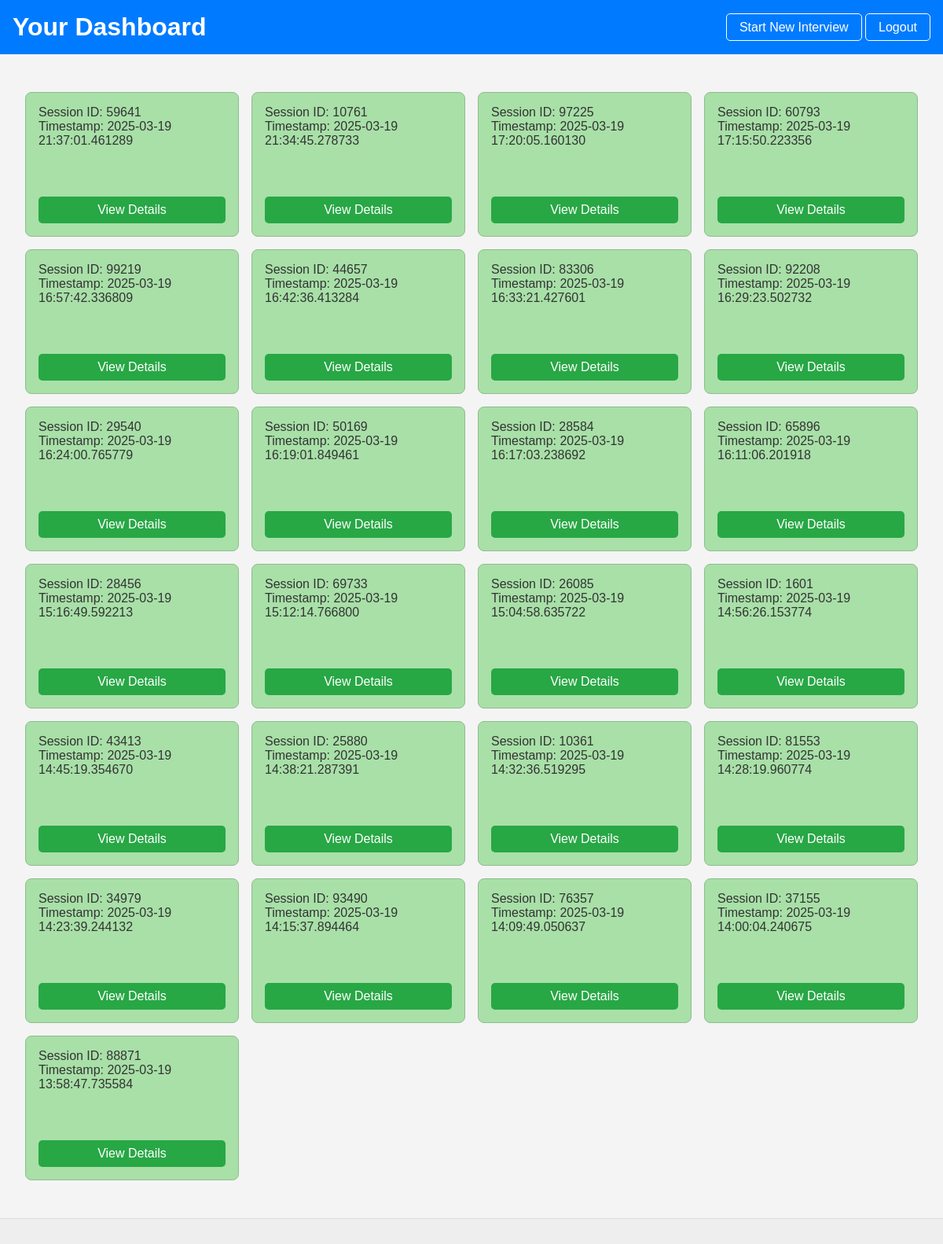
The page /dashboard (signed in) on the database as committed earlier.
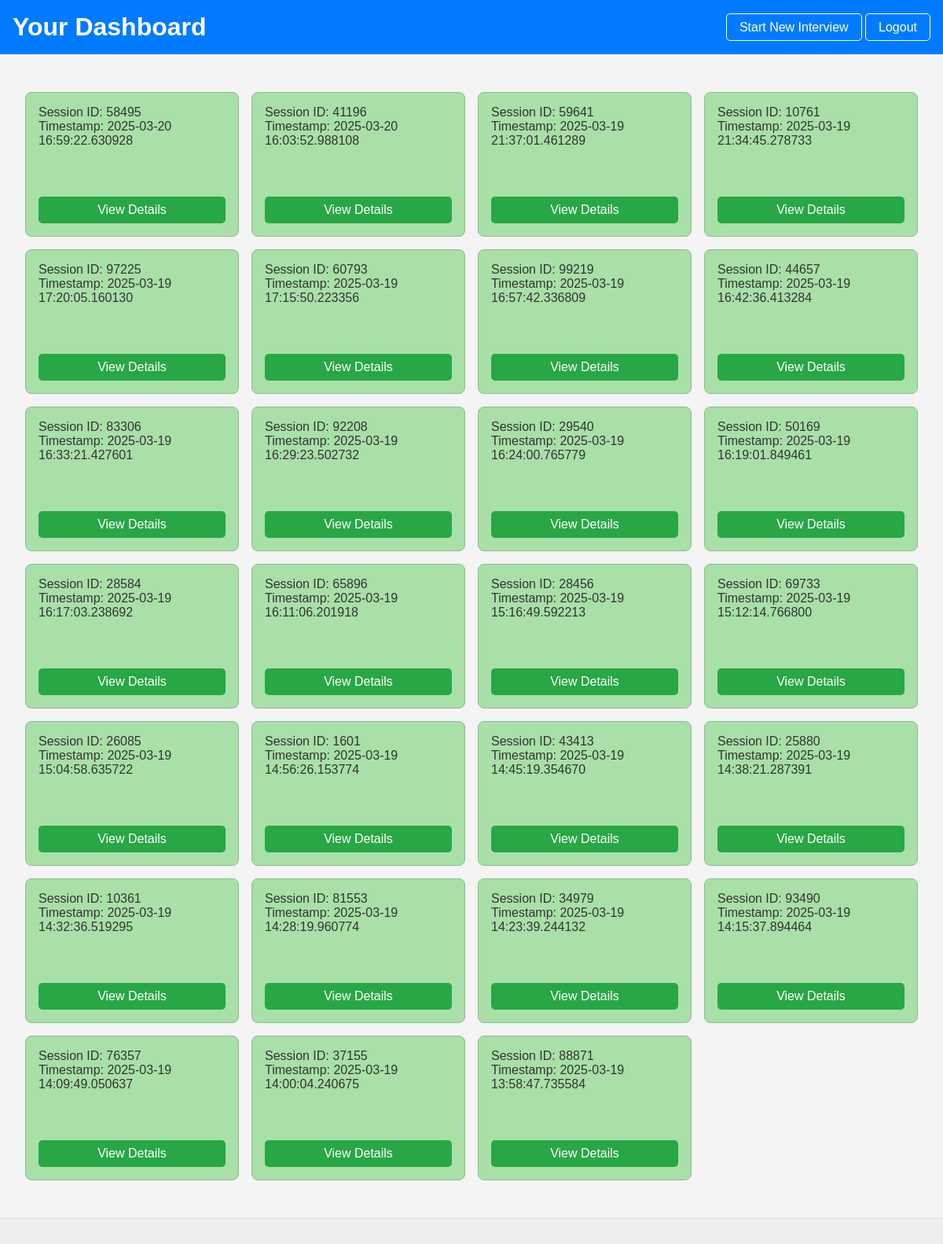
The same page on the database as committed later.
### tables this page shows
CREATE TABLE interviews (
    session_id INTEGER PRIMARY KEY,
    user_id INTEGER,
    interview_answers TEXT,
    interview_analysis TEXT,
    eye_contact REAL,
    timestamp DATETIME,
    FOREIGN KEY (user_id) REFERENCES users (user_id)
);

### app.py (the view)
@app.route('/dashboard')
@login_required
def dashboard():
    db = get_db()
    cursor = db.cursor()
    cursor.execute("SELECT session_id, timestamp FROM interviews WHERE user_id = ? ORDER BY timestamp DESC", (current_user.id,))
    sessions = cursor.fetchall()
    return render_template('dashboard.html', sessions=sessions)

### app.py (called while the page is built)
def get_db():
    db = getattr(g, '_database', None)
    if db is None:
        db = g._database = sqlite3.connect(DATABASE)
        db.row_factory = sqlite3.Row
    return db

@app.teardown_appcontext
def close_connection(exception):
    db = getattr(g, '_database', None)
    if db is not None:
        db.close()

@login_manager.user_loader
def load_user(user_id):
    db = get_db()
    cursor = db.cursor()
    cursor.execute("SELECT * FROM users WHERE user_id = ?", (user_id,))
    user = cursor.fetchone()
    if user:
        return User(user['user_id'], user['email'], user['password'])
    return None

### templates/dashboard.html (shortened to what this page needs)
<!DOCTYPE html>
<html lang="en">
<head>
    <link rel="stylesheet" href="{{ url_for('static', filename='dashboard_style.css') }}">
</head>
<body>
    <header>
        <h1>Your Dashboard</h1>
        <nav>
            <a href="/start_interview">Start New Interview</a> <a href="/logout">Logout</a>
        </nav>
    </header>
    <main>
        <ul class="session-grid">
            {% for session in sessions %}
            <li class="session-box">
                <span class="session-info">
                    Session ID: {{ session.session_id }} <br> Timestamp: {{ session.timestamp }}
                </span>
                <a href="{{ url_for('view_session', session_id=session.session_id) }}" class="view-details-button">View Details</a>
            </li>
            {% endfor %}
        </ul>
    </main>
    <footer>
    </footer>
</body>
</html>

### static/dashboard_style.css (style rules this page uses)
body { font-family: sans-serif; margin: 0; padding: 0; background-color: #f4f4f4; color: #333; }
header { background-color: #007bff; color: white; padding: 1rem; display: flex; justify-content: space-between; align-items: center; }
header h1 { margin: 0; }
header nav a { color: white; text-decoration: none; padding: 0.5rem 1rem; border: 1px solid white; border-radius: 5px; }
main { padding: 2rem; }
.session-grid { list-style: none; padding: 0; display: grid; grid-template-columns: repeat(5, 1fr); gap: 1rem; }
.session-box { background-color: #a8e0a8; border: 1px solid #8fbc8f; padding: 1rem; display: flex; flex-direction: column; justify-content: space-between; min-height: 150px; border-radius: 8px; }
.session-info { margin-bottom: 1rem; }
.view-details-button { background-color: #28a745; color: white; padding: 0.5rem 1rem; text-decoration: none; border-radius: 5px; text-align: center; }
footer { text-align: center; padding: 1rem; background-color: #eee; border-top: 1px solid #ddd; }
@media (max-width: 1200px) { .session-grid { grid-template-columns: repeat(4, 1fr); } }

Rows that differ between the two databases and show on the page:
added interviews: session_id "58495", timestamp "2025-03-20 16:59:22.630928"
added interviews: session_id "41196", timestamp "2025-03-20 16:03:52.988108"
